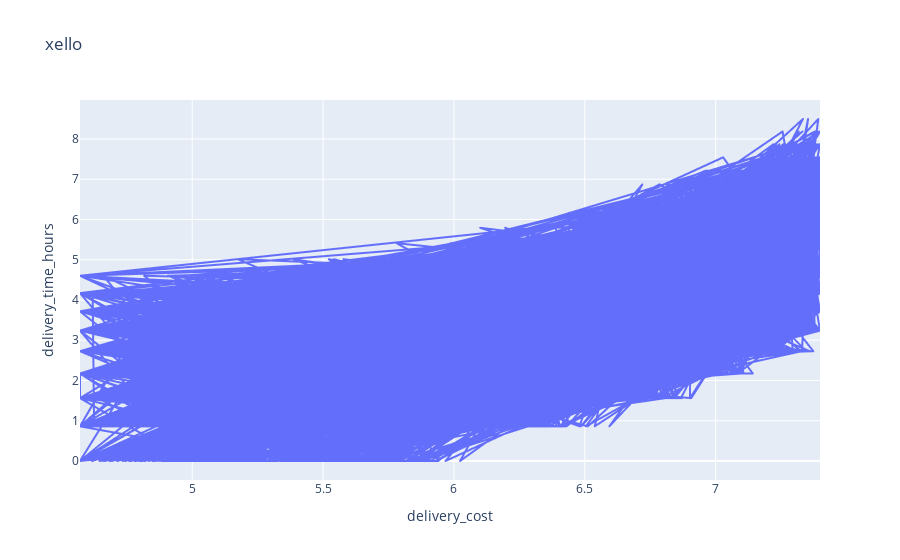

Write notebook code for a chart like this one.
### Code cell
fig=px.line(df,x=df['delivery_cost'],y=df['delivery_time_hours'],title="xello")
fig.show()

### Figure 1 — Plotly figure (JSON) as saved in the notebook; plotly's stock layout.template omitted (floating-point values rounded to 4 significant figures; data arrays with more than 128 entries replaced by an {"elided": "..."} marker saying what was removed)
{"data": [{"hovertemplate": "delivery_cost=%{x}<br>delivery_time_hours=%{y}<extra></extra>", "legendgroup": "", "line": {"color": "#636efa", "dash": "solid"}, "marker": {"symbol": "circle"}, "mode": "lines", "name": "", "showlegend": false, "type": "scattergl", "x": {"elided": "25000 float values"}, "xaxis": "x", "y": {"elided": "25000 float values"}, "yaxis": "y"}], "layout": {"legend": {"tracegroupgap": 0}, "title": {"text": "xello"}, "xaxis": {"anchor": "y", "domain": [0, 1], "title": {"text": "delivery_cost"}}, "yaxis": {"anchor": "x", "domain": [0, 1], "title": {"text": "delivery_time_hours"}}}}
